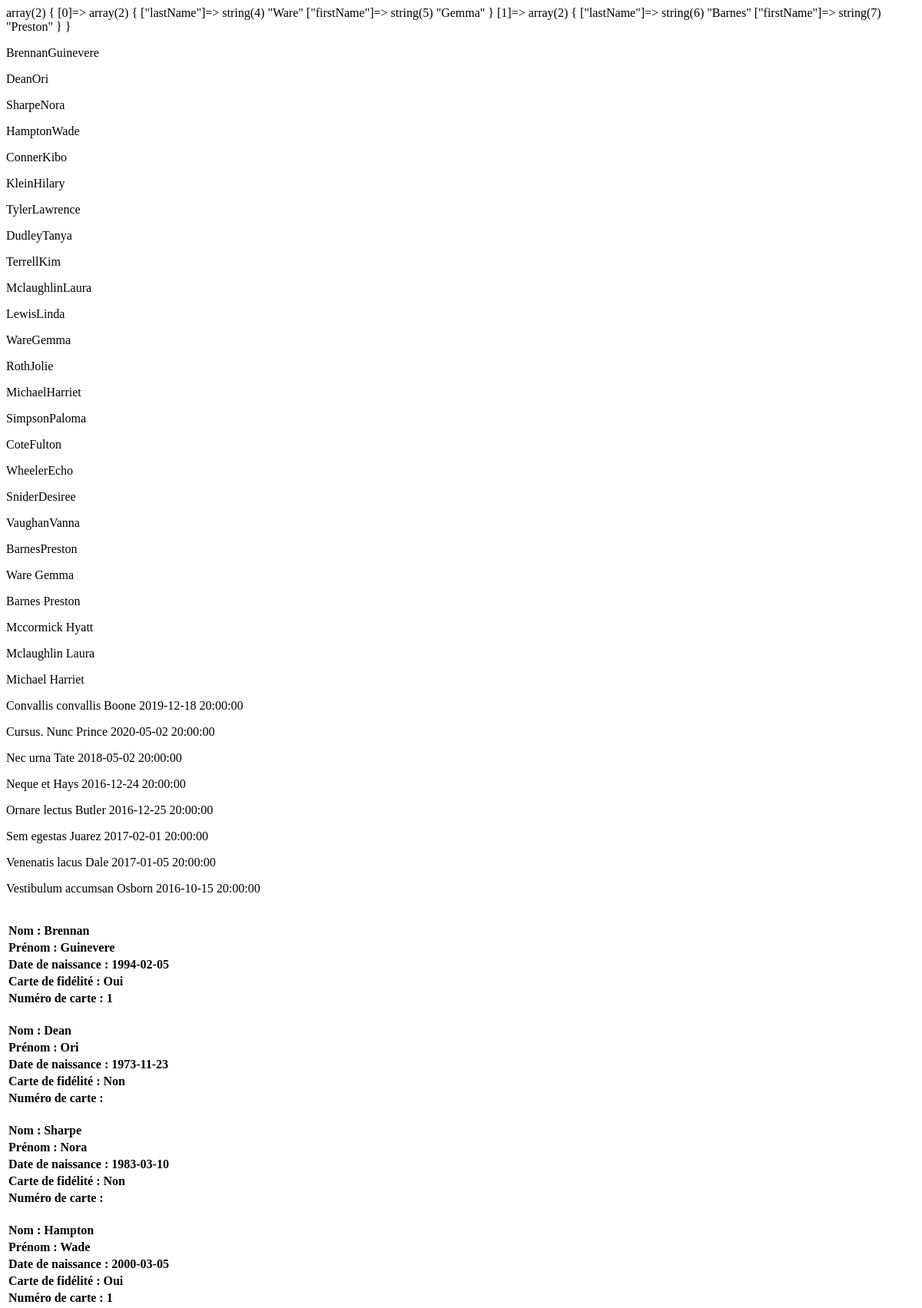
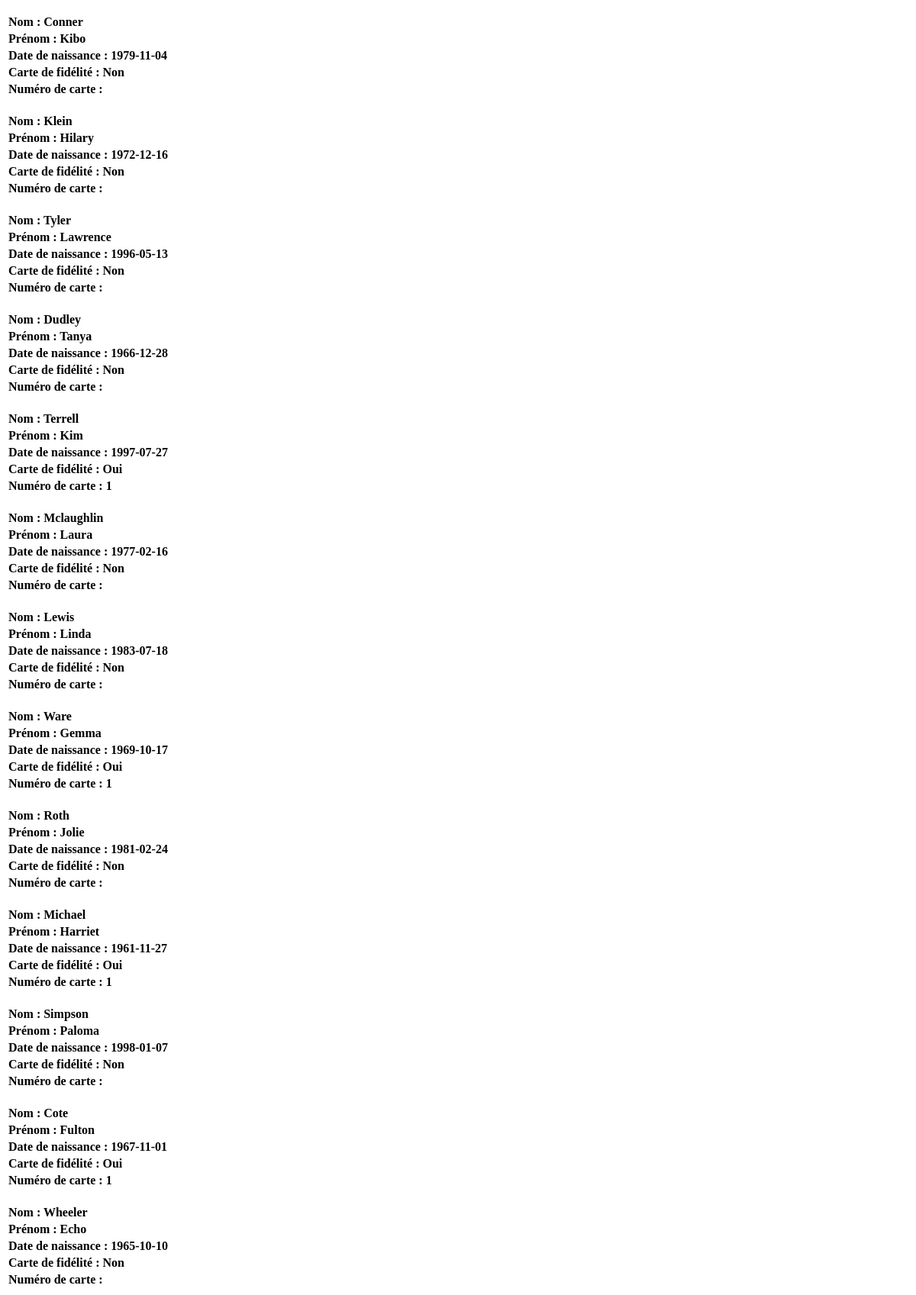
The page / (upper part) on the database its author committed (2 pictures, top to bottom).
### tables this page shows
CREATE TABLE `clients` (
  `id` SMALLINT UNSIGNED NOT NULL AUTO_INCREMENT,
  `lastName` VARCHAR(45) NOT NULL,
  `firstName` VARCHAR(45) NOT NULL,
  `birthDate` DATE NOT NULL,
  `card` BOOLEAN NOT NULL,
  `cardNumber` INT UNSIGNED,
  PRIMARY KEY (Id)
);

CREATE TABLE `shows` (
  `id` SMALLINT UNSIGNED NOT NULL AUTO_INCREMENT,
  `title` VARCHAR(45) NOT NULL,
  `performer` VARCHAR(45) NOT NULL,
  `date` DATE NOT NULL,
  `showTypesId` SMALLINT UNSIGNED NOT NULL,
  `firstGenresId` SMALLINT UNSIGNED NOT NULL,
  `secondGenreId` SMALLINT UNSIGNED NOT NULL,
  `duration` TIME NOT NULL,
  `startTime` TIME NOT NULL,
  PRIMARY KEY (Id)
);

### Models/Database.php (called while the page is built, shortened)
<?php
class Database {
    private $db;
    public function getDb()
    {
        return $this->db;
    }
    public function setDb($db)
    {
        $this->db = $db;
        return $this;
    }
}

### Controllers/indexController.php (called while the page is built, shortened)
<?php
require "Models/Database.php";
require "Models/Clients.php";
require "Models/Shows.php";
$Clients = new Clients();
$Shows = new Shows();
$resultsClients = ($Clients->getAllClients());
$resultsFirst_20_clients = ($Clients->getFirst_20_clients());
$resultsCardFidelity = ($Clients->getCardFidelity());
var_dump($Clients->getCardFidelity());
$resultsClientsM = ($Clients->getClientsM());
$resultsgetShows = ($Shows->getShows());

### Models/Clients.php (called while the page is built, shortened)
<?php
class Clients extends Database {
    public function getAllClients() {
        $clients = "SELECT * FROM `clients`";
        $queryGetAllClients = parent::getDb()->prepare($clients);
        $queryGetAllClients->execute();
        $resultsClients = $queryGetAllClients->fetchAll(PDO::FETCH_ASSOC);
        if(!empty($resultsClients)) {
            return $resultsClients;
        } else {
            return false;
        }
    }
public function getFirst_20_clients() {
    $client = "SELECT * FROM `clients` LIMIT 0, 20";
    $getFirst_20_clients = parent::getDb()->prepare($client);
        $getFirst_20_clients->execute();
        $resultsFirst_20_clients = $getFirst_20_clients->fetchAll(PDO::FETCH_ASSOC);
        if(!empty($resultsFirst_20_clients)) {
            return $resultsFirst_20_clients;
        } else {
            return false;
        }
}
public function getCardFidelity() {
    $cardFidelity = "SELECT `clients`.`lastName`, `clients`.`firstName`
    FROM `clients`
    INNER JOIN `cards`
    ON `clients`.`cardNumber` = `cards`.`cardNumber`
    INNER JOIN `cardTypes`
    ON `cards`.`cardTypesID` = `cardTypes`.`id`
    WHERE `type` = 'Fidélité'";
    $getCardFidelity = parent::getDb()->prepare($cardFidelity);
        $getCardFidelity->execute();
        $resultsCardFidelity = $getCardFidelity->fetchAll(PDO::FETCH_ASSOC);
        if(!empty($resultsCardFidelity)) {
            return $resultsCardFidelity;
        } else {
            return false;
        }
}
public function getClientsM() {
    $clientsM = "SELECT `clients`.`id`, `clients`.`lastName`, `clients`.`firstName`
    FROM clients
    WHERE `lastName`
    LIKE 'M%'
    ORDER BY `lastName`";
    $getClientsM = parent::getDb()->prepare($clientsM);
        $getClientsM->execute();
        $resultsClientsM = $getClientsM->fetchAll(PDO::FETCH_ASSOC);
        if(!empty($resultsClientsM)) {
            return $resultsClientsM;
        } else {
            return false;
        }
}
}

### Models/Shows.php (called while the page is built, shortened)
<?php
class Shows extends Database {
    public function getShows() {
        $shows = "SELECT `shows`.`id`, `shows`.`title`, `shows`.`performer`, `shows`.`date`, `shows`.`startTime`
        FROM shows
        ORDER BY `title`";
         $getShows = parent::getDb()->prepare($shows);
         $getShows->execute();
         $resultsgetShows = $getShows->fetchAll(PDO::FETCH_ASSOC);
         if(!empty($resultsgetShows)) {
             return $resultsgetShows;
         } else {
             return false;
    }
}
}

### index.php (the view, shortened to what this page needs)
<?php
require "Controllers/indexController.php";
    ?>
<?php
foreach($resultsFirst_20_clients as $key => $value) {
  ?>
<p><?= $value['lastName'] . "" . $value['firstName'] ?></p>
<?php
}
?>
<?php
foreach ($resultsCardFidelity as $key => $value) {
    ?>
    <p><?= $value["lastName"] . " " . $value["firstName"] ?></p>
    <?php
}
?>
<?php
foreach ($resultsClientsM as $key => $value) {
  ?>
  <p><?= $value["lastName"] . " " . $value["firstName"] ?></p>
  <?php
}
?>
<?php
foreach ($resultsgetShows as $key => $value) {
  ?>
  <p><?= $value["title"] . " " . $value["performer"] . " " . $value["date"] . " " . $value["startTime"] ?></p>
  <?php
}
?>
<!DOCTYPE html>
<html lang="fr">
<head>
  <link rel="stylesheet" type="text/css" href="assets/style.css">
</head>
<body>
<?php
foreach ($resultsClients as $key => $value) {
?>
<table>
<tr>
<th>Nom : <?= $value["lastName"] ?></th><?php echo '<style> th { text-align: left} </style>' ?>
</tr>
<tr>
<th>Prénom : <?= $value["firstName"]?></th>
</tr>
<tr>
<th>Date de naissance : <?= $value['birthDate'] ?></th>
</tr>
<tr>
<th>Carte de fidélité : <?= $value['card'] == 1 ? 'Oui' : 'Non'?></th>
</tr>
<tr>
<th>Numéro de carte : <?= $value['cardNumber'] == !null ?? 'Numéro de carte : ' . $value['cardNumber'] ?></th>
</tr>
<?php
}
?>
</body>
</html>

### index.php (style rules this page uses)
th { text-align: left }

### rows shown on the page
clients: lastName "Brennan", firstName "Guinevere", birthDate "1994-02-05", card "Oui", cardNumber "1"
clients: lastName "Dean", firstName "Ori", birthDate "1973-11-23", card "Non"
clients: lastName "Sharpe", firstName "Nora", birthDate "1983-03-10", card "Non"
clients: lastName "Hampton", firstName "Wade", birthDate "2000-03-05", card "Oui", cardNumber "1"
clients: lastName "Conner", firstName "Kibo", birthDate "1979-11-04", card "Non"
clients: lastName "Klein", firstName "Hilary", birthDate "1972-12-16", card "Non"
clients: lastName "Tyler", firstName "Lawrence", birthDate "1996-05-13", card "Non"
clients: lastName "Dudley", firstName "Tanya", birthDate "1966-12-28", card "Non"
clients: lastName "Terrell", firstName "Kim", birthDate "1997-07-27", card "Oui", cardNumber "1"
clients: lastName "Mclaughlin", firstName "Laura", birthDate "1977-02-16", card "Non"
clients: lastName "Lewis", firstName "Linda", birthDate "1983-07-18", card "Non"
clients: lastName "Ware", firstName "Gemma", birthDate "1969-10-17", card "Oui", cardNumber "1"
clients: lastName "Roth", firstName "Jolie", birthDate "1981-02-24", card "Non"
clients: lastName "Michael", firstName "Harriet", birthDate "1961-11-27", card "Oui", cardNumber "1"
clients: lastName "Simpson", firstName "Paloma", birthDate "1998-01-07", card "Non"
clients: lastName "Cote", firstName "Fulton", birthDate "1967-11-01", card "Oui", cardNumber "1"
clients: lastName "Wheeler", firstName "Echo", birthDate "1965-10-10", card "Non"
clients: lastName "Snider", firstName "Desiree"
clients: lastName "Vaughan", firstName "Vanna"
clients: lastName "Barnes", firstName "Preston"
clients: lastName "Mccormick", firstName "Hyatt"
shows: title "Convallis convallis", performer "Boone", date "2019-12-18", startTime "20:00:00"
shows: title "Cursus. Nunc", performer "Prince", date "2020-05-02", startTime "20:00:00"
shows: title "Nec urna", performer "Tate", date "2018-05-02", startTime "20:00:00"
shows: title "Neque et", performer "Hays", date "2016-12-24", startTime "20:00:00"
shows: title "Ornare lectus", performer "Butler", date "2016-12-25", startTime "20:00:00"
shows: title "Sem egestas", performer "Juarez", date "2017-02-01", startTime "20:00:00"
shows: title "Venenatis lacus", performer "Dale", date "2017-01-05", startTime "20:00:00"
shows: title "Vestibulum accumsan", performer "Osborn", date "2016-10-15", startTime "20:00:00"
